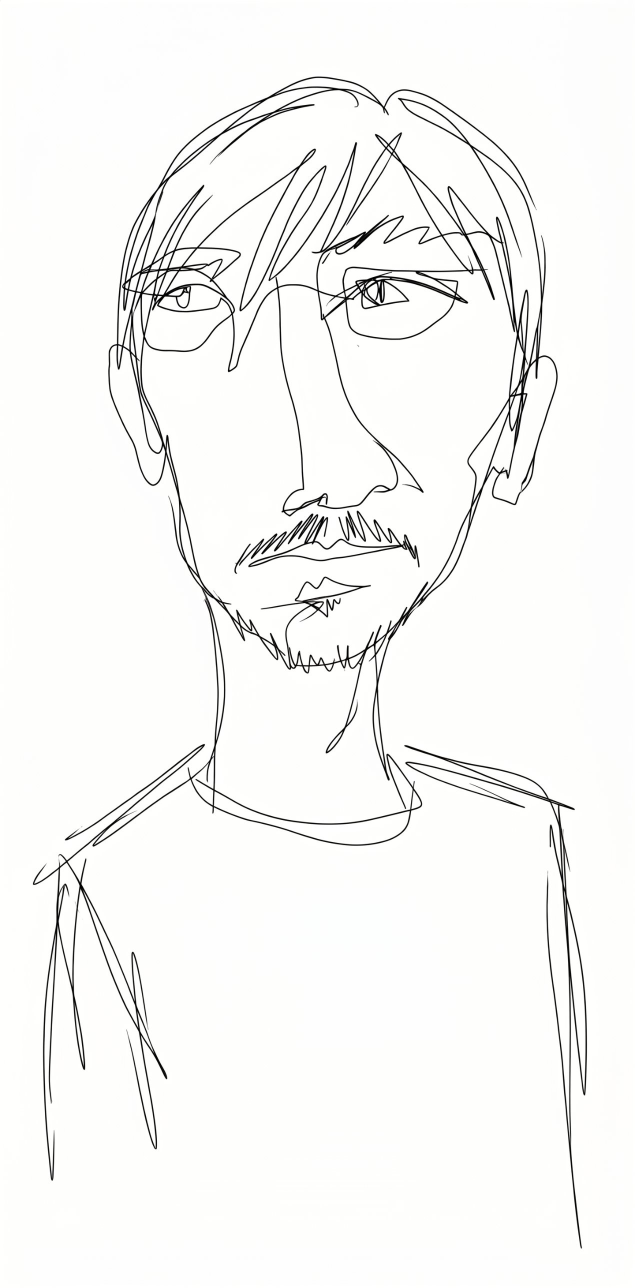
#> input picture src/assets/juan-drawing.jpg, 1270 x 2576 px, found by its file name (shown at 1/2 size)
$ python trace-drawing.py src/assets/juan-drawing.jpg src/components/Portfolio/portrait-line.json
#> lines starting #> are read from the running program, lines starting #| are printed output that depends on the picture; after the words box and inside, x2 and y2 are one past the last pixel; in counts of white or black regions, pixels touching at a corner belong together
"""Trace the line drawing into ordered polylines for the 3D liner-notes portrait.

Usage (needs pillow, numpy, scikit-image):
    python scripts/trace-drawing.py src/assets/juan-drawing.jpg src/components/Portfolio/portrait-line.json

Output: {"aspect": width / height, "paths": [[x0, y0, x1, y1, ...], ...]}
Coordinates are integers in thousandths of the image height, origin at the
top-left. Paths are ordered so each one starts near where the previous one
ended, which lets the client treat them as a single line.
"""

import json
import sys

import numpy as np
from PIL import Image
from skimage.measure import approximate_polygon
from skimage.morphology import dilation, disk, remove_small_objects, skeletonize

WORK_HEIGHT = 2000  # Tracing resolution; plenty for a ~500px tall render.
INK_THRESHOLD = 200
MIN_PATH_PX = 14
SIMPLIFY_TOLERANCE = 1.1
MERGE_GAP_PX = 3

NEIGHBOURS = [(-1, -1), (-1, 0), (-1, 1), (0, -1), (0, 1), (1, -1), (1, 0), (1, 1)]


def load_skeleton(path):
#> called with path = 'src/assets/juan-drawing.jpg'
    image = Image.open(path).convert("L")
    scale = WORK_HEIGHT / image.height
#> scale = 0.776
    image = image.resize((round(image.width * scale), WORK_HEIGHT), Image.LANCZOS)
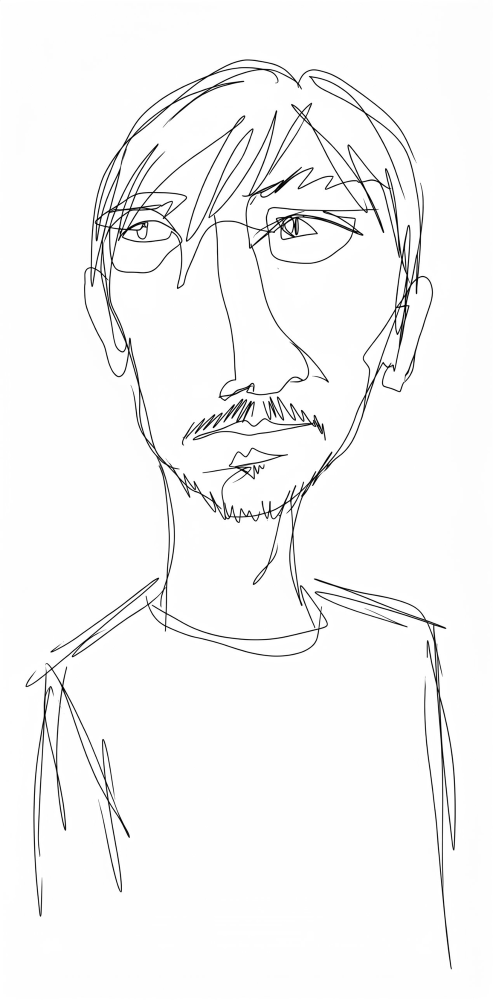
#> image: PIL image 986x2000 L (shown at 1/2 size); min 0, max 255, mean 246.3
    ink = np.asarray(image) < INK_THRESHOLD
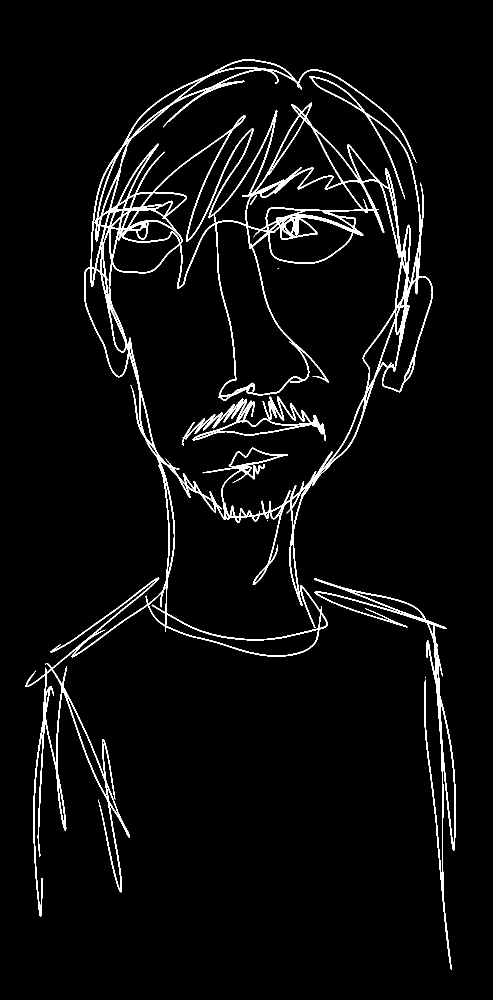
#> ink: shape (2000, 986) bool (shown at 1/2 size); 4.1% white; 7 white regions (3 under 20 px), largest, box (x1, y1, x2, y2) and area: (51, 119, 866, 1834) 67224, (628, 1157, 912, 1939) 8062, (364, 793, 652, 891) 5031, (500, 390, 514, 410) 53
    ink = dilation(ink, disk(2))  # Close hairline gaps before thinning.
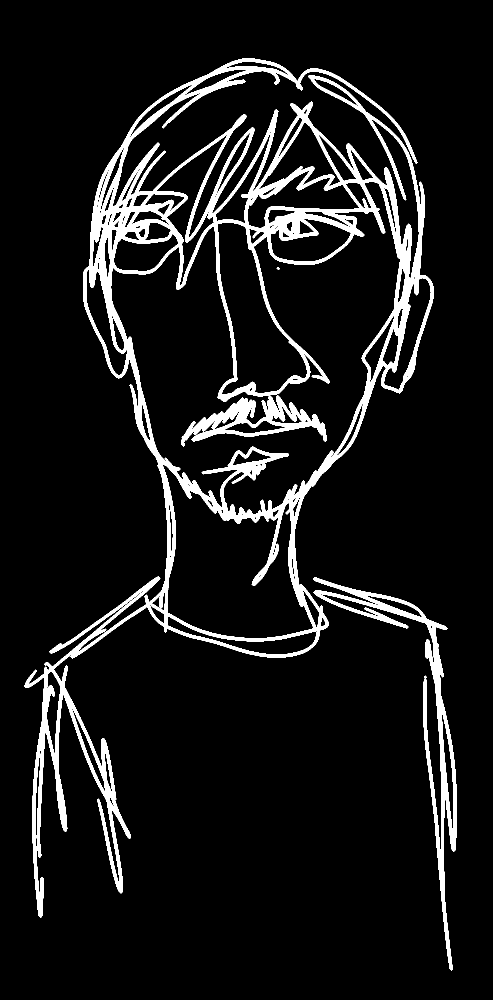
#> ink: shape (2000, 986) bool (shown at 1/2 size); 8.6% white; 3 white regions, box (x1, y1, x2, y2) and area: (49, 117, 868, 1836) 152216, (626, 1155, 914, 1941) 17858, (553, 534, 560, 540) 24
#> (the run stopped early here; a loop or call above may not have finished)

$ run again, with src/assets/juan-cv.jpeg copied over src/assets/juan-drawing.jpg
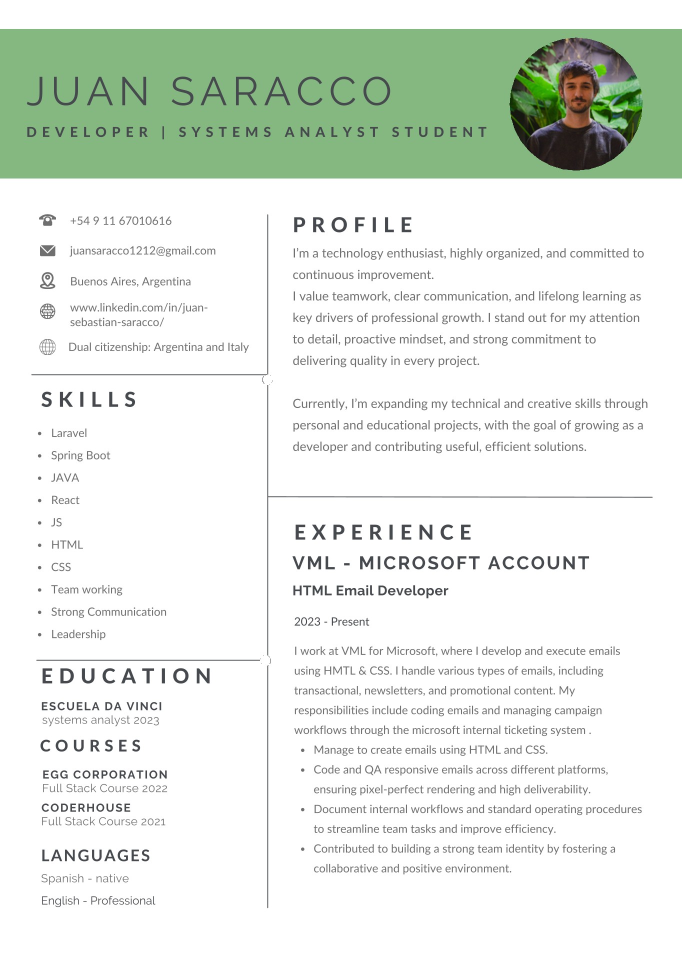
#> input picture src/assets/juan-cv.jpeg, 1364 x 1930 px, found by its file name (shown at 1/2 size)
#> in load_skeleton, `ink = np.asarray(image) < INK_THRESHOLD`:
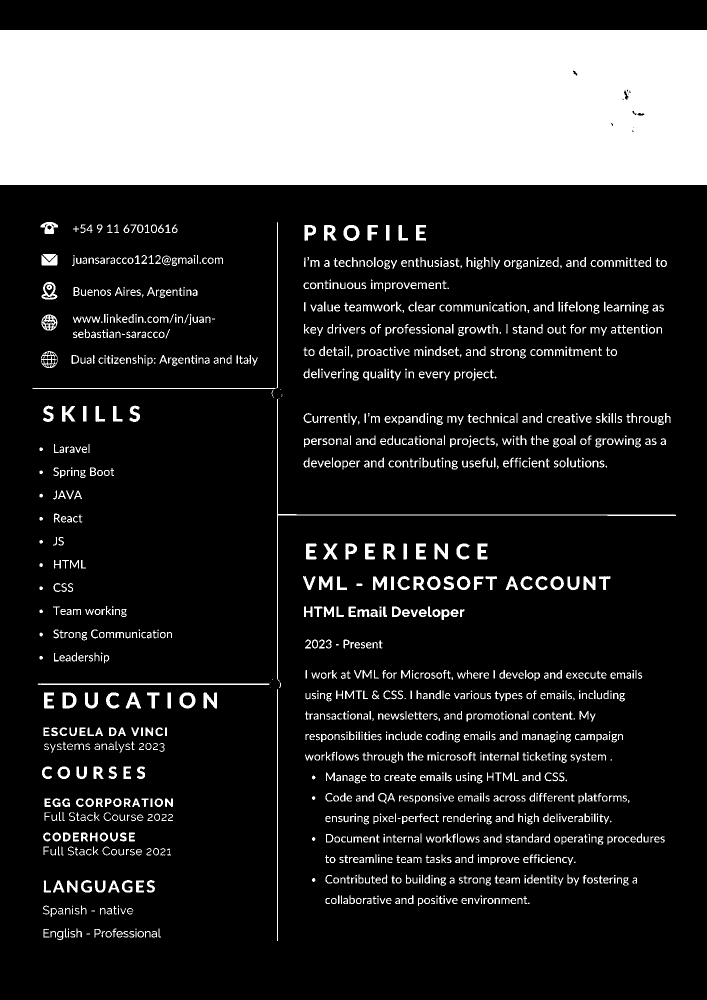
#> ink: shape (2000, 1413) bool (shown at 1/2 size); 20% white; 1590 white regions (155 under 20 px), largest, box (x1, y1, x2, y2) and area: (0, 60, 1413, 370) 437802, (554, 798, 1352, 1363) 2894, (65, 444, 556, 778) 1637
#> in load_skeleton, `ink = dilation(ink, disk(2))`:
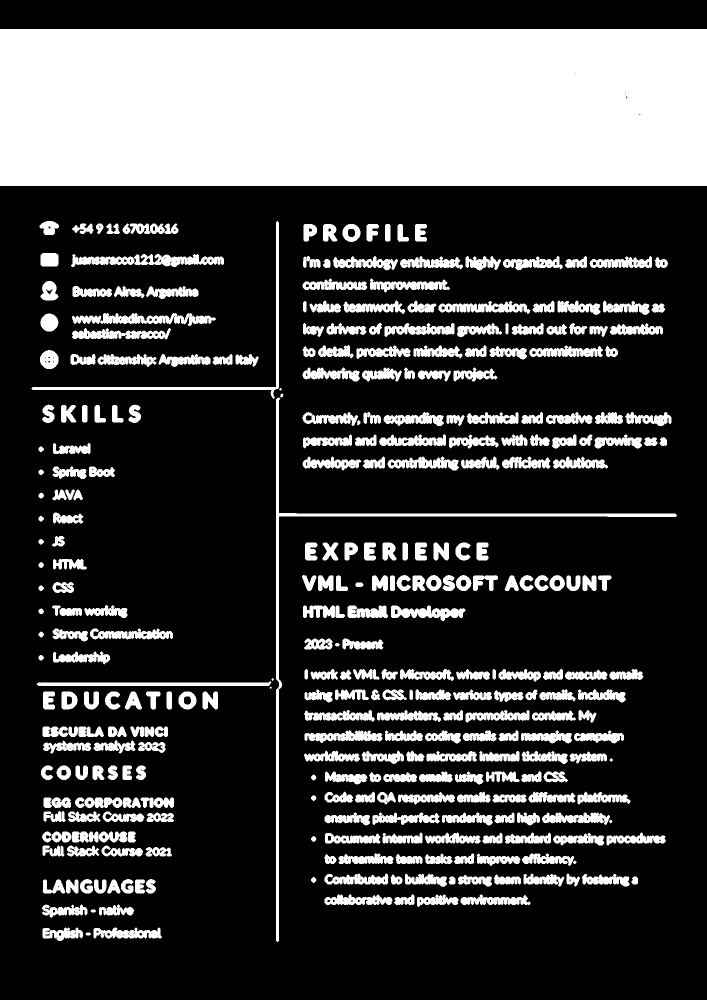
#> ink: shape (2000, 1413) bool (shown at 1/2 size); 26.7% white; 333 white regions (3 under 20 px), largest, box (x1, y1, x2, y2) and area: (0, 58, 1413, 372) 443670, (552, 795, 1354, 1884) 11465, (63, 442, 558, 798) 5020
